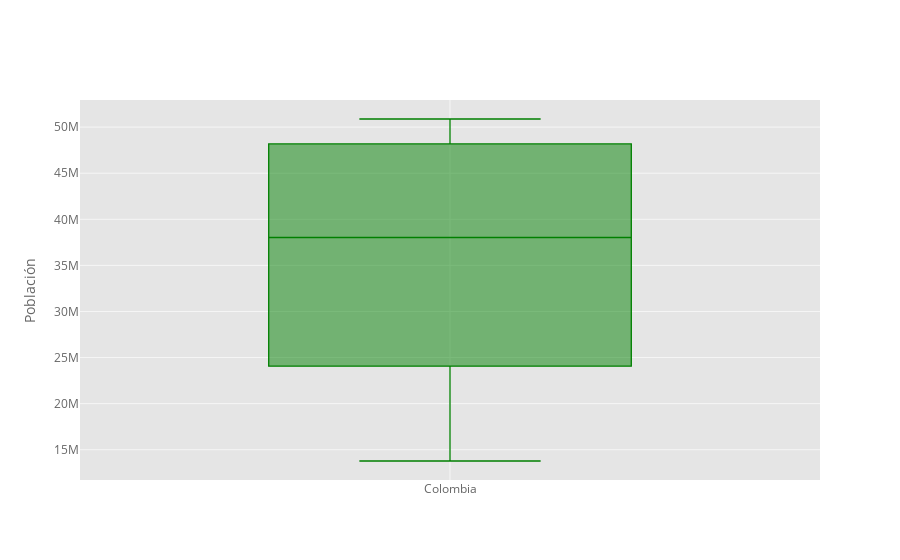

Notebook code for this chart:
### Markdown cell above
## 1 Boxplot

### Code cell
df_population['Colombia'].iplot(kind='box', color='green', 
                                     yTitle='Población')

### Figure 1 — Plotly figure (JSON) as saved in the notebook; plotly's stock layout.template omitted (floating-point values rounded to 4 significant figures)
{"data": [{"boxpoints": false, "line": {"width": 1.3}, "marker": {"color": "rgba(0, 128, 0, 1.0)"}, "name": "Colombia", "orientation": "v", "type": "box", "y": [13775000, 16057724, 18725245, 21480065, 24065507, 26900506, 29951201, 33102575, 36421438, 39629968, 42647723, 45222700, 47520667, 48175052, 48909839, 49661048, 50339443, 50882891]}], "layout": {"legend": {"bgcolor": "#FFFFFF", "font": {"color": "#666666"}}, "paper_bgcolor": "#FFFFFF", "plot_bgcolor": "#E5E5E5", "title": {"font": {"color": "#151516"}}, "xaxis": {"gridcolor": "#F6F6F6", "showgrid": true, "tickfont": {"color": "#666666"}, "title": {"font": {"color": "#666666"}, "text": ""}, "zerolinecolor": "#F6F6F6"}, "yaxis": {"gridcolor": "#F6F6F6", "showgrid": true, "tickfont": {"color": "#666666"}, "title": {"font": {"color": "#666666"}, "text": "Población"}, "zerolinecolor": "#F6F6F6"}}}
